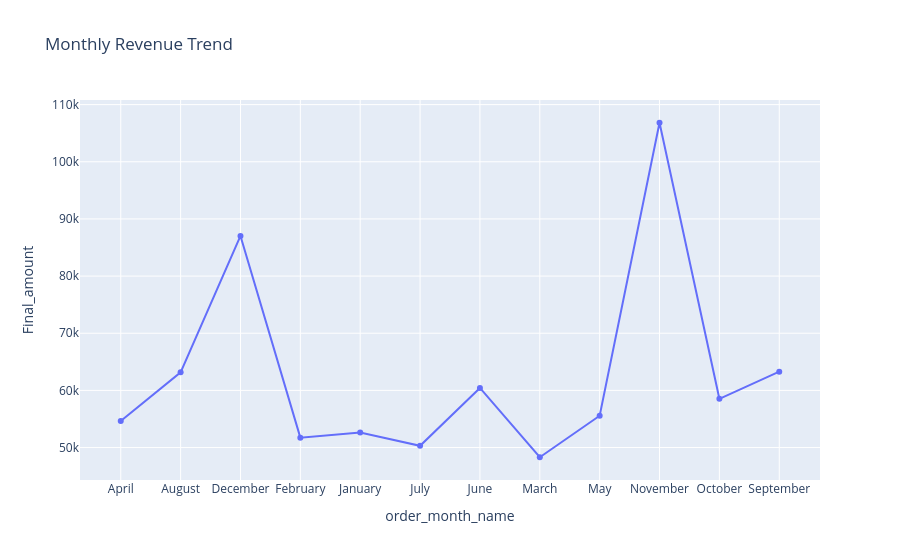

Write notebook code for a chart like this one.
### Markdown cell above
4. interactive line chart__Monyhly reveue trend with markers(add hover details)

### Code cell
monthly_revenue = df.groupby("order_month_name")["Final_amount"].sum().reset_index()

fig = px.line(
    monthly_revenue,
    x="order_month_name",
    y="Final_amount",
    markers=True,
    hover_data=["Final_amount"],
    title="Monthly Revenue Trend"
)

fig.show()

### Figure 1 — Plotly figure (JSON) as saved in the notebook; plotly's stock layout.template omitted (floating-point values rounded to 4 significant figures)
{"data": [{"hovertemplate": "order_month_name=%{x}<br>Final_amount=%{y}<extra></extra>", "legendgroup": "", "line": {"color": "#636efa", "dash": "solid"}, "marker": {"symbol": "circle"}, "mode": "lines+markers", "name": "", "orientation": "v", "showlegend": false, "type": "scatter", "x": ["April", "August", "December", "February", "January", "July", "June", "March", "May", "November", "October", "September"], "xaxis": "x", "y": [54660.0, 63170.0, 87020.0, 51740.0, 52620.0, 50310.0, 60430.0, 48300.0, 55560.0, 106800.0, 58520.0, 63280.0], "yaxis": "y"}], "layout": {"legend": {"tracegroupgap": 0}, "title": {"text": "Monthly Revenue Trend"}, "xaxis": {"anchor": "y", "domain": [0, 1], "title": {"text": "order_month_name"}}, "yaxis": {"anchor": "x", "domain": [0, 1], "title": {"text": "Final_amount"}}}}
